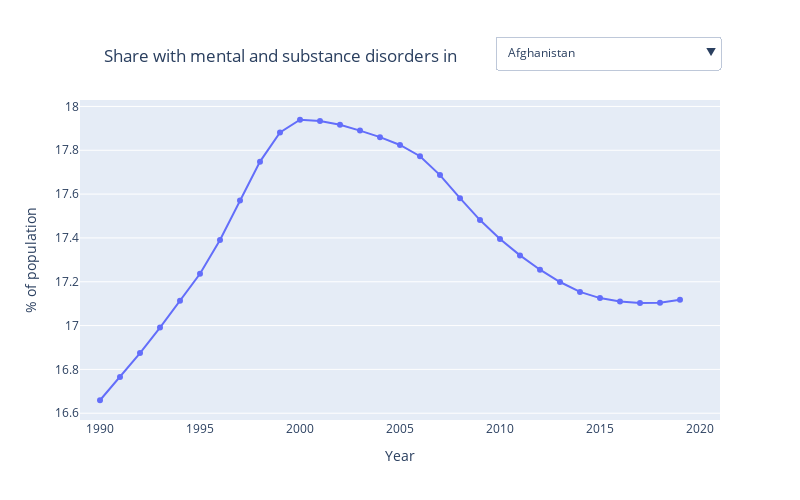

Notebook source saved alongside this figure:
### Code cell
#create the graph
fig = go.Figure()   
fig = fig.add_trace(go.Scatter(x=df2['Year'],y=df2[df2.columns[1]],
                              mode="markers+lines",
                              visible = True))

updatemenu = []
buttons = []
# button with one option for each dataframe
for col in df3.columns:
    buttons.append(dict(method='restyle',
                        label=col,
                        visible=True,
                        args=[{'y':[df3[col]],
                               'x':[df2['Year']],
                               'type':'scatter'}],
                        )
                  )
fig.update_layout(height=500,width = 800, xaxis_range=[1989,2021],
                 title={'text': 'Share with mental and substance disorders in',
                'y':0.9,
                'x':0.35,
                'xanchor': 'center',
                'yanchor': 'top'},
                 xaxis_title="Year",
                 yaxis_title="% of population",
                 xaxis=dict(showgrid=False)#,
                 #plot_bgcolor='rgb(233,233,233)'
                 )

# some adjustments to the updatemenus
updatemenu = []
your_menu = dict()
updatemenu.append(your_menu)

updatemenu[0]['buttons'] = buttons
updatemenu[0]['direction'] = 'down'
updatemenu[0]['showactive'] = True
updatemenu[0]['x'] = 1
updatemenu[0]['y'] = 1.2

# add dropdown menus to the figure
fig.update_layout(showlegend=False, updatemenus=updatemenu)
fig.show()
